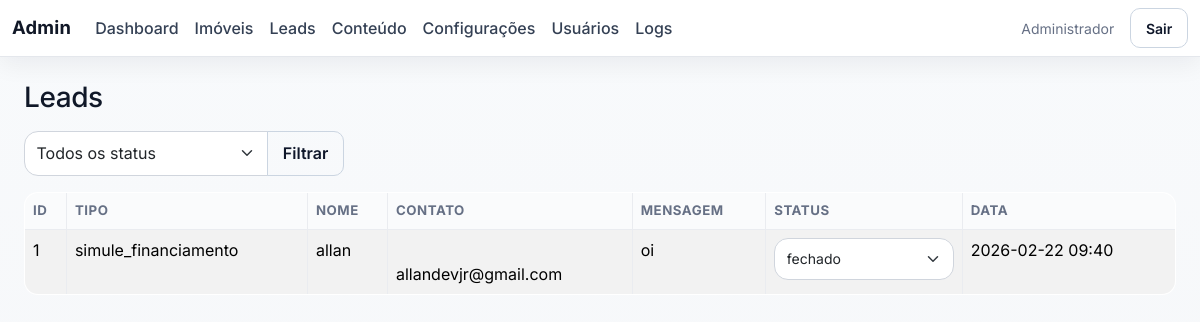
The page /admin/leads (signed in) on the database its author committed.
### tables this page shows
CREATE TABLE leads (
            id INTEGER PRIMARY KEY AUTOINCREMENT,
            tipo TEXT NOT NULL,
            nome TEXT NOT NULL,
            email TEXT,
            telefone TEXT,
            mensagem TEXT,
            imovel_interesse TEXT,
            status TEXT NOT NULL DEFAULT 'novo',
            created_at TEXT NOT NULL
        );

### app.py (the view)
@app.route("/admin/leads")
@login_required
def admin_leads():
    status = request.args.get("status", "").strip()
    if status:
        leads = query_all("SELECT * FROM leads WHERE status = ? ORDER BY id DESC", (status,))
    else:
        leads = query_all("SELECT * FROM leads ORDER BY id DESC")
    return render_template("admin/leads_list.html", leads=leads, status_atual=status)

### app.py (called while the page is built)
def get_db():
    if "db" not in g:
        g.db = sqlite3.connect(DB_PATH)
        g.db.row_factory = sqlite3.Row
    return g.db

def query_one(sql, params=()):
    return get_db().execute(sql, params).fetchone()

def query_all(sql, params=()):
    return get_db().execute(sql, params).fetchall()

def login_required(view):
    @wraps(view)
    def wrapped(*args, **kwargs):
        if not session.get("user_id"):
            return redirect(url_for("admin_login"))
        return view(*args, **kwargs)
    return wrapped

def get_setting(key, default=""):
    row = query_one("SELECT value FROM settings WHERE key = ?", (key,))
    return row["value"] if row else default

@app.context_processor
def inject_globals():
    return {
        "site_nome": get_setting("site_nome", "Carlos Câmara"),
        "creci": get_setting("creci", "CRECI 13107"),
        "telefone": get_setting("telefone", "81 996086470"),
        "telefone_secundario": get_setting("telefone_secundario", "81 992333407"),
        "email_contato": get_setting("email_contato", "clcamara@creci.org.br"),
        "whatsapp": get_setting("whatsapp", ""),
        "instagram": get_setting("instagram", ""),
        "facebook": get_setting("facebook", ""),
    }

### templates/admin/leads_list.html (shortened to what this page needs)
{% extends "admin/base_admin.html" %}
{% block content %}
<h1 class="h3 mb-3">Leads</h1>
<form method="get" class="mb-3">
    <div class="input-group" style="max-width: 320px;">
        <select name="status" class="form-select">
            <option value="">Todos os status</option>
        </select>
        <button class="btn btn-outline-primary">Filtrar</button>
    </div>
</form>
<div class="table-responsive">
    <table class="table table-striped table-bordered bg-white">
        <thead>
            <tr>
                <th>ID</th>
                <th>Tipo</th>
                <th>Nome</th>
                <th>Contato</th>
                <th>Mensagem</th>
                <th>Status</th>
                <th>Data</th>
            </tr>
        </thead>
        <tbody>
        {% for lead in leads %}
            <tr>
                <td>{{ lead["id"] }}</td>
                <td>{{ lead["tipo"] }}</td>
                <td>{{ lead["nome"] }}</td>
                <td>{{ lead["telefone"] }}<br>{{ lead["email"] }}</td>
                <td>{{ lead["mensagem"] }}</td>
                <td>
                    <form method="post" action="{{ url_for('admin_lead_status', lead_id=lead['id']) }}">
                        <select name="status" class="form-select form-select-sm" onchange="this.form.submit()">
                            {% for s in ["novo", "contatado", "em_negociacao", "fechado", "perdido"] %}
                            <option value="{{ s }}" {% if lead["status"] == s %}selected{% endif %}>{{ s }}</option>
                            {% endfor %}
                        </select>
                    </form>
                </td>
                <td>{{ lead["created_at"][:16].replace('T', ' ') }}</td>
            </tr>
        {% else %}
            <tr><td colspan="7" class="text-center">Nenhum lead encontrado.</td></tr>
        {% endfor %}
        </tbody>
    </table>
</div>
{% endblock %}

### static/css/site.css (style rules this page uses)
:root { --bg: #f5f6f8; --surface: #ffffff; --surface-soft: #fafbfc; --text: #101828; --muted: #667085; --line: #eaecf0; --brand: #0f172a; --brand-2: #1d2939; --accent: #a98b5e; --shadow-sm: 0 8px 24px rgba(16, 24, 40, 0.06); --shadow-md: 0 16px 32px rgba(16, 24, 40, 0.08); --radius: 14px; }
* { box-sizing: border-box; }
body.app-body { font-family: "Inter", "Segoe UI", Roboto, Arial, sans-serif; background: linear-gradient(180deg, #f8fafc 0%, var(--bg) 100%); color: var(--text); min-height: 100vh; }
.card, .table, .alert, .list-group-item, .form-control, .form-select, .input-group-text { border: 1px solid var(--line); border-radius: var(--radius); }
.card, .table, .list-group-item { background: var(--surface); }
.table { overflow: hidden; }
.table thead th { font-size: 0.83rem; text-transform: uppercase; letter-spacing: 0.04em; color: var(--muted); background: var(--surface-soft); border-bottom: 1px solid var(--line); }
.btn { border-radius: 10px; font-weight: 600; padding: 0.52rem 0.92rem; }
.btn-outline-primary { color: var(--brand); border-color: #cbd5e1; }
.form-control, .form-select { padding: 0.6rem 0.72rem; border-color: #d0d5dd; }
h1, h2, h3, h4, h5 { letter-spacing: -0.015em; }

### rows shown on the page
leads: id "1", tipo "simule_financiamento", nome "allan", email "allandevjr@gmail.com", mensagem "oi", status "fechado", created_at "2026-02-22 09:40"

### other values the page prints
{{ session.get("user_nome") }} "Administrador"
